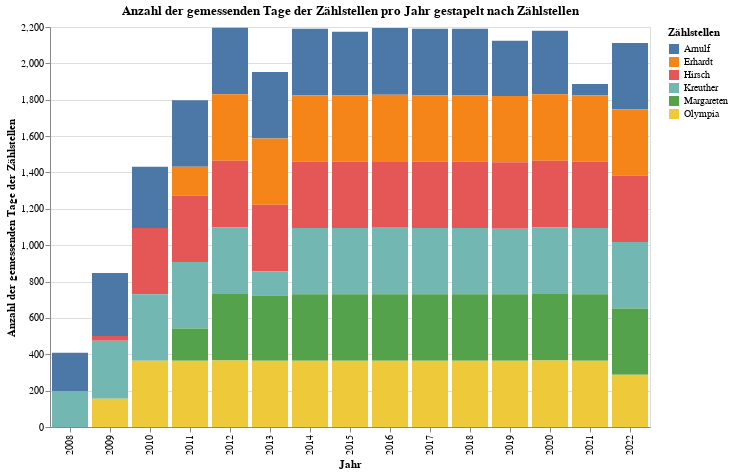

Notebook code cell kept with this figure:
### Markdown cell above
# Anzahl der gemessenen Tage der Zählstellen pro Jahr
#### -> stabile Daten ab 2012 circa

### Code cell
# Liste für DataFrames erstellen
df_list = []

# Daten aus Dateien lesen und in df_list speichern
for file_path in file_paths:
    df_temp = pd.read_csv(file_path)
    # Nur Zeilen auswählen, bei denen 'gesamt' nicht den Wert NA hat
    df_temp = df_temp[df_temp['gesamt'].notna()]
    df_list.append(df_temp[['datum', 'zaehlstelle', 'gesamt']])

# Einzelne DataFrames zu einem Gesamt-DataFrame zusammenführen
df_combined = pd.concat(df_list, ignore_index=True)

# Jahr aus dem 'datum' extrahieren
df_combined['jahr'] = pd.to_datetime(df_combined['datum']).dt.year

# Anzahl der Zählstellen pro Jahr zählen
zaehlstellen_pro_jahr = df_combined.groupby(['jahr', 'zaehlstelle']).size().reset_index(name='anzahl_zaehlstellen')

# Plot mit Altair
chart = alt.Chart(zaehlstellen_pro_jahr).mark_bar().encode(
    x=alt.X('jahr:N', title='Jahr'),
    y=alt.Y('anzahl_zaehlstellen:Q', title='Anzahl der gemessenden Tage der Zählstellen'),
    color=alt.Color('zaehlstelle:N', legend=alt.Legend(title='Zählstellen',  orient="right")),
    tooltip=['jahr:N', 'zaehlstelle:N', 'anzahl_zaehlstellen:Q']
).properties(
    width=600,
    height=400,
    title='Anzahl der gemessenden Tage der Zählstellen pro Jahr gestapelt nach Zählstellen'
)

# Diagramm anzeigen
chart

### Figure 1 — Vega-Lite specification as saved in the notebook (floating-point values rounded to 4 significant figures)
{"config": {"view": {"continuousWidth": 300, "continuousHeight": 300}}, "data": {"name": "data-af27d2168db4d70bef4747d060e3b46f"}, "mark": {"type": "bar"}, "encoding": {"color": {"field": "zaehlstelle", "legend": {"orient": "right", "title": "Zählstellen"}, "type": "nominal"}, "tooltip": [{"field": "jahr", "type": "nominal"}, {"field": "zaehlstelle", "type": "nominal"}, {"field": "anzahl_zaehlstellen", "type": "quantitative"}], "x": {"field": "jahr", "title": "Jahr", "type": "nominal"}, "y": {"field": "anzahl_zaehlstellen", "title": "Anzahl der gemessenden Tage der Zählstellen", "type": "quantitative"}}, "height": 400, "title": "Anzahl der gemessenden Tage der Zählstellen pro Jahr gestapelt nach Zählstellen", "width": 600, "$schema": "https://vega.github.io/schema/vega-lite/v5.16.3.json", "datasets": {"data-af27d2168db4d70bef4747d060e3b46f": [{"jahr": 2008, "zaehlstelle": "Arnulf", "anzahl_zaehlstellen": 214}, {"jahr": 2008, "zaehlstelle": "Kreuther", "anzahl_zaehlstellen": 195}, {"jahr": 2009, "zaehlstelle": "Arnulf", "anzahl_zaehlstellen": 347}, {"jahr": 2009, "zaehlstelle": "Hirsch", "anzahl_zaehlstellen": 25}, {"jahr": 2009, "zaehlstelle": "Kreuther", "anzahl_zaehlstellen": 320}, {"jahr": 2009, "zaehlstelle": "Olympia", "anzahl_zaehlstellen": 155}, {"jahr": 2010, "zaehlstelle": "Arnulf", "anzahl_zaehlstellen": 337}, {"jahr": 2010, "zaehlstelle": "Hirsch", "anzahl_zaehlstellen": 365}, {"jahr": 2010, "zaehlstelle": "Kreuther", "anzahl_zaehlstellen": 365}, {"jahr": 2010, "zaehlstelle": "Olympia", "anzahl_zaehlstellen": 365}, {"jahr": 2011, "zaehlstelle": "Arnulf", "anzahl_zaehlstellen": 365}, {"jahr": 2011, "zaehlstelle": "Erhardt", "anzahl_zaehlstellen": 160}, {"jahr": 2011, "zaehlstelle": "Hirsch", "anzahl_zaehlstellen": 365}, {"jahr": 2011, "zaehlstelle": "Kreuther", "anzahl_zaehlstellen": 365}, {"jahr": 2011, "zaehlstelle": "Margareten", "anzahl_zaehlstellen": 177}, {"jahr": 2011, "zaehlstelle": "Olympia", "anzahl_zaehlstellen": 365}, {"jahr": 2012, "zaehlstelle": "Arnulf", "anzahl_zaehlstellen": 366}, {"jahr": 2012, "zaehlstelle": "Erhardt", "anzahl_zaehlstellen": 366}, {"jahr": 2012, "zaehlstelle": "Hirsch", "anzahl_zaehlstellen": 366}, {"jahr": 2012, "zaehlstelle": "Kreuther", "anzahl_zaehlstellen": 366}, {"jahr": 2012, "zaehlstelle": "Margareten", "anzahl_zaehlstellen": 366}, {"jahr": 2012, "zaehlstelle": "Olympia", "anzahl_zaehlstellen": 366}, {"jahr": 2013, "zaehlstelle": "Arnulf", "anzahl_zaehlstellen": 365}, {"jahr": 2013, "zaehlstelle": "Erhardt", "anzahl_zaehlstellen": 365}, {"jahr": 2013, "zaehlstelle": "Hirsch", "anzahl_zaehlstellen": 365}, {"jahr": 2013, "zaehlstelle": "Kreuther", "anzahl_zaehlstellen": 134}, {"jahr": 2013, "zaehlstelle": "Margareten", "anzahl_zaehlstellen": 358}, {"jahr": 2013, "zaehlstelle": "Olympia", "anzahl_zaehlstellen": 365}, {"jahr": 2014, "zaehlstelle": "Arnulf", "anzahl_zaehlstellen": 365}, {"jahr": 2014, "zaehlstelle": "Erhardt", "anzahl_zaehlstellen": 365}, {"jahr": 2014, "zaehlstelle": "Hirsch", "anzahl_zaehlstellen": 365}, {"jahr": 2014, "zaehlstelle": "Kreuther", "anzahl_zaehlstellen": 365}, {"jahr": 2014, "zaehlstelle": "Margareten", "anzahl_zaehlstellen": 365}, {"jahr": 2014, "zaehlstelle": "Olympia", "anzahl_zaehlstellen": 365}, {"jahr": 2015, "zaehlstelle": "Arnulf", "anzahl_zaehlstellen": 349}, {"jahr": 2015, "zaehlstelle": "Erhardt", "anzahl_zaehlstellen": 365}, {"jahr": 2015, "zaehlstelle": "Hirsch", "anzahl_zaehlstellen": 365}, {"jahr": 2015, "zaehlstelle": "Kreuther", "anzahl_zaehlstellen": 365}, {"jahr": 2015, "zaehlstelle": "Margareten", "anzahl_zaehlstellen": 365}, {"jahr": 2015, "zaehlstelle": "Olympia", "anzahl_zaehlstellen": 365}, {"jahr": 2016, "zaehlstelle": "Arnulf", "anzahl_zaehlstellen": 366}, {"jahr": 2016, "zaehlstelle": "Erhardt", "anzahl_zaehlstellen": 366}, {"jahr": 2016, "zaehlstelle": "Hirsch", "anzahl_zaehlstellen": 366}, {"jahr": 2016, "zaehlstelle": "Kreuther", "anzahl_zaehlstellen": 366}, {"jahr": 2016, "zaehlstelle": "Margareten", "anzahl_zaehlstellen": 366}, {"jahr": 2016, "zaehlstelle": "Olympia", "anzahl_zaehlstellen": 364}, {"jahr": 2017, "zaehlstelle": "Arnulf", "anzahl_zaehlstellen": 365}, {"jahr": 2017, "zaehlstelle": "Erhardt", "anzahl_zaehlstellen": 365}, {"jahr": 2017, "zaehlstelle": "Hirsch", "anzahl_zaehlstellen": 365}, {"jahr": 2017, "zaehlstelle": "Kreuther", "anzahl_zaehlstellen": 365}, {"jahr": 2017, "zaehlstelle": "Margareten", "anzahl_zaehlstellen": 365}, {"jahr": 2017, "zaehlstelle": "Olympia", "anzahl_zaehlstellen": 365}, {"jahr": 2018, "zaehlstelle": "Arnulf", "anzahl_zaehlstellen": 365}, {"jahr": 2018, "zaehlstelle": "Erhardt", "anzahl_zaehlstellen": 365}, {"jahr": 2018, "zaehlstelle": "Hirsch", "anzahl_zaehlstellen": 365}, {"jahr": 2018, "zaehlstelle": "Kreuther", "anzahl_zaehlstellen": 365}, {"jahr": 2018, "zaehlstelle": "Margareten", "anzahl_zaehlstellen": 365}, {"jahr": 2018, "zaehlstelle": "Olympia", "anzahl_zaehlstellen": 365}, {"jahr": 2019, "zaehlstelle": "Arnulf", "anzahl_zaehlstellen": 304}, {"jahr": 2019, "zaehlstelle": "Erhardt", "anzahl_zaehlstellen": 365}, {"jahr": 2019, "zaehlstelle": "Hirsch", "anzahl_zaehlstellen": 365}, {"jahr": 2019, "zaehlstelle": "Kreuther", "anzahl_zaehlstellen": 361}, {"jahr": 2019, "zaehlstelle": "Margareten", "anzahl_zaehlstellen": 365}, {"jahr": 2019, "zaehlstelle": "Olympia", "anzahl_zaehlstellen": 365}, {"jahr": 2020, "zaehlstelle": "Arnulf", "anzahl_zaehlstellen": 350}, {"jahr": 2020, "zaehlstelle": "Erhardt", "anzahl_zaehlstellen": 366}, {"jahr": 2020, "zaehlstelle": "Hirsch", "anzahl_zaehlstellen": 366}, {"jahr": 2020, "zaehlstelle": "Kreuther", "anzahl_zaehlstellen": 366}, {"jahr": 2020, "zaehlstelle": "Margareten", "anzahl_zaehlstellen": 366}, {"jahr": 2020, "zaehlstelle": "Olympia", "anzahl_zaehlstellen": 366}, {"jahr": 2021, "zaehlstelle": "Arnulf", "anzahl_zaehlstellen": 61}, {"jahr": 2021, "zaehlstelle": "Erhardt", "anzahl_zaehlstellen": 365}, {"jahr": 2021, "zaehlstelle": "Hirsch", "anzahl_zaehlstellen": 365}, {"jahr": 2021, "zaehlstelle": "Kreuther", "anzahl_zaehlstellen": 365}, {"jahr": 2021, "zaehlstelle": "Margareten", "anzahl_zaehlstellen": 365}, {"jahr": 2021, "zaehlstelle": "Olympia", "anzahl_zaehlstellen": 365}, {"jahr": 2022, "zaehlstelle": "Arnulf", "anzahl_zaehlstellen": 365}, {"jahr": 2022, "zaehlstelle": "Erhardt", "anzahl_zaehlstellen": 365}, {"jahr": 2022, "zaehlstelle": "Hirsch", "anzahl_zaehlstellen": 365}, {"jahr": 2022, "zaehlstelle": "Kreuther", "anzahl_zaehlstellen": 365}, {"jahr": 2022, "zaehlstelle": "Margareten", "anzahl_zaehlstellen": 365}, {"jahr": 2022, "zaehlstelle": "Olympia", "anzahl_zaehlstellen": 287}]}}
